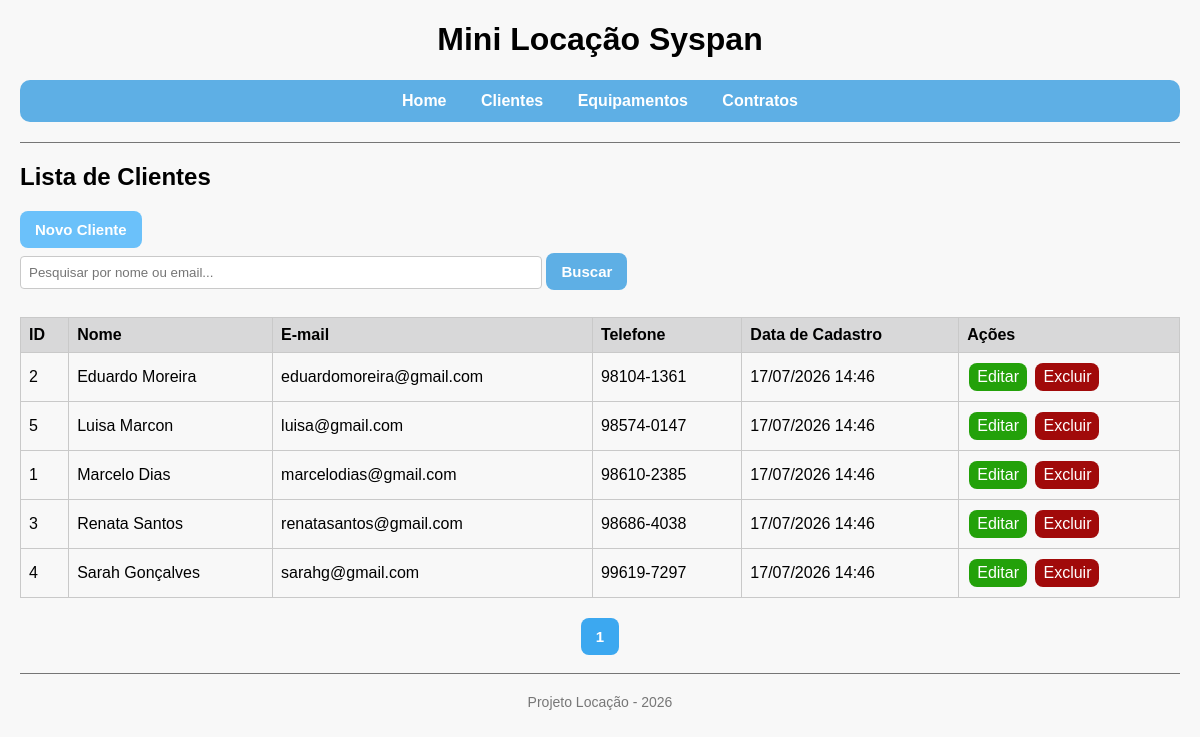
Page /projeto-locacao/clientes/listar.php on the earlier database version.
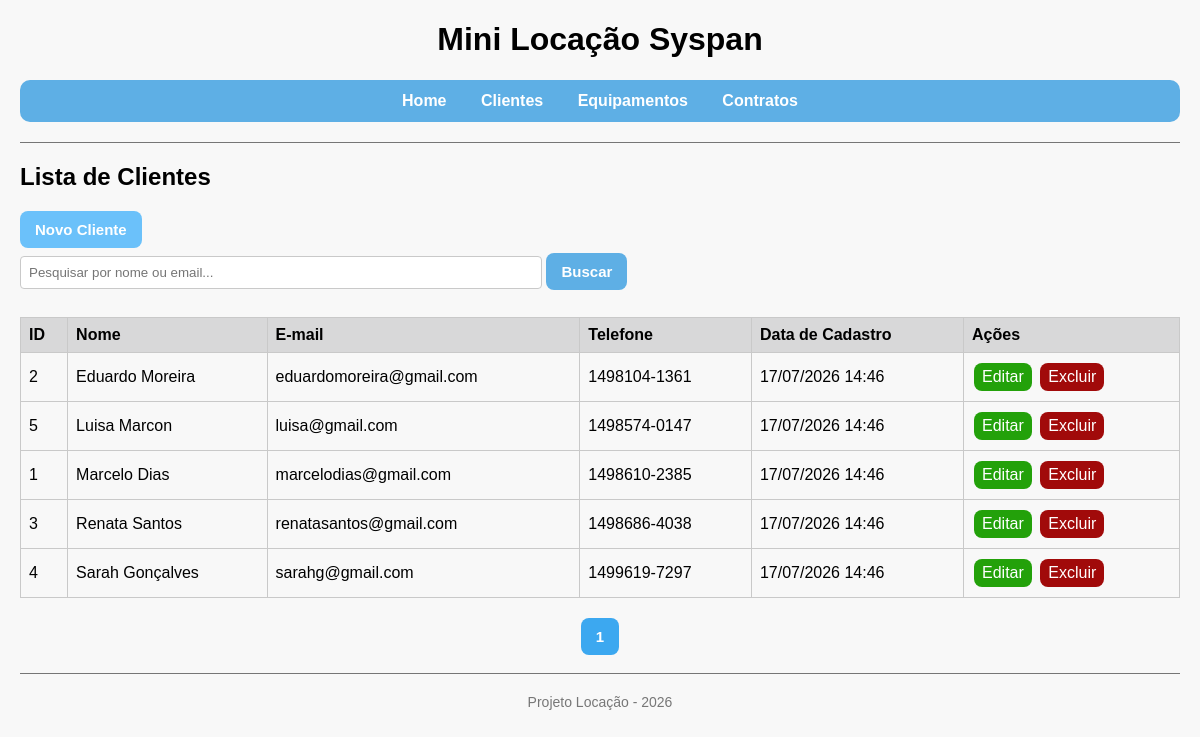
Same page on the later database version.
### tables this page shows
CREATE TABLE IF NOT EXISTS clientes (
 id INT AUTO_INCREMENT PRIMARY KEY,
 nome VARCHAR(120) NOT NULL,
 email VARCHAR(120) NOT NULL,
 telefone VARCHAR(20) NULL,
 created_at DATETIME NOT NULL DEFAULT CURRENT_TIMESTAMP
);

### projeto-locacao/helpers.php (called while the page is built, shortened)
<?php
    function e(string $value): string {
        return htmlspecialchars($value, ENT_QUOTES | ENT_SUBSTITUTE, 'UTF-8');
    }
?>

### projeto-locacao/clientes/listar.php (the view)
<?php
    require_once '../conexao.php';
    require_once '../helpers.php';
    $pagina = max(1, (int)($_GET['pagina'] ?? 1));
    $registros_pagina  = 5;
    $offset = ($pagina - 1) * $registros_pagina;
    $busca  = trim($_GET['busca'] ?? '');
    $sql = 'SELECT id, nome, email, telefone, created_at FROM clientes WHERE nome LIKE :busca OR email LIKE :busca
            ORDER BY nome ASC LIMIT :registros_pagina OFFSET :offset';
    $consulta = $pdo->prepare($sql);
    $consulta->bindValue(':busca', "%$busca%", PDO::PARAM_STR);
    $consulta->bindValue(':registros_pagina', $registros_pagina, PDO::PARAM_INT);
    $consulta->bindValue(':offset', $offset, PDO::PARAM_INT);
    $consulta->execute();
    $clientes = $consulta->fetchAll();
    $sql = 'SELECT COUNT(*) FROM clientes WHERE nome LIKE :busca OR email LIKE :busca';
    $consulta = $pdo->prepare($sql);
    $consulta->execute([':busca' => "%$busca%"]);
    $total_clientes = $consulta->fetchColumn();
    $total_paginas = max(1, ceil($total_clientes / $registros_pagina));
    require_once '../layout/header.php';
?>
<h2>Lista de Clientes</h2>
<a class="links" href="novo.php">Novo Cliente</a>
<form method="GET">
    <input type="text" name="busca" placeholder="Pesquisar por nome ou email..." value="<?= e($busca) ?>">
    <button type="submit">Buscar</button>
</form>
<?php if(!empty($clientes)): ?>
    <table>
        <tr>
            <th>ID</th>
            <th>Nome</th>
            <th>E-mail</th>
            <th>Telefone</th>
            <th>Data de Cadastro</th>
            <th>Ações</th>
        </tr>
        <?php foreach($clientes as $row): ?>
            <tr>
                <td><?= (int)$row["id"] ?></td>
                <td><?= e($row["nome"]) ?></td>
                <td><?= e($row["email"]) ?></td>
                <td><?= e($row["telefone"]) ?></td>
                <td><?= date('d/m/Y H:i', strtotime($row["created_at"])) ?></td>
                <td>
                    <a class="botao-editar" href="editar.php?id=<?= (int)$row["id"] ?>">Editar</a>
                    <a class="botao-excluir" href="excluir.php?id=<?= (int)$row["id"] ?>">Excluir</a>
                </td>
            </tr>
        <?php endforeach; ?>
    </table>
    <div class="paginacao">
        <?php for($i=1; $i <= $total_paginas; $i++): ?>
            <a href="?pagina=<?= $i ?>&busca=<?= e($busca) ?>" class="<?= $i == $pagina ? 'ativa' : '' ?>"><?= $i ?></a>
        <?php endfor; ?>
    </div>
<?php else: ?>
    <p>Nenhum cliente registrado.</p>
<?php endif; ?>
<?php require_once '../layout/footer.php'; ?>

### projeto-locacao/layout/header.php (shortened to what this page needs)
<!DOCTYPE html>
<html>
    <head>
        <link rel="stylesheet" href="/syspan-estagio-locacao/projeto-locacao/assets/css/style.css">
    </head>
    <body>
        <h1>Mini Locação Syspan</h1>
        <nav>
            <a href="/syspan-estagio-locacao/projeto-locacao/index.php">Home</a>
            <a href="/syspan-estagio-locacao/projeto-locacao/clientes/listar.php">Clientes</a>
            <a href="/syspan-estagio-locacao/projeto-locacao/equipamentos/listar.php">Equipamentos</a>
            <a href="/syspan-estagio-locacao/projeto-locacao/contratos/listar.php">Contratos</a>
        </nav>
        <hr>

### projeto-locacao/layout/footer.php
        <hr>
        <footer>
            <p>Projeto Locação - <?= date('Y') ?></p>
        </footer>
    </body>
</html>

### projeto-locacao/assets/css/style.css (style rules this page uses)
body { font-family: "Gill Sans Extrabold", Helvetica, sans-serif; background: #f8f8f8; margin: 20px; }
h1 { text-align: center; }
nav { text-align: center; margin-bottom: 20px; background-color: #5eafe5; padding: 12px; border-radius: 10px; }
nav a { padding: 0 15px; text-decoration: none; color: #ffffff; font-weight: bold; border-radius: 10px; }
hr { margin-top: 18px; border: 0; border-top: 1px solid #767676; }
table { width: 100%; border-collapse: collapse; margin-top: 20px; overflow: hidden; border: 1px solid #c9c9c9; }
th, td { padding: 8px; text-align: left; border: 1px solid #c9c9c9; }
th { background: #d8d8d9; }
td a { padding: 5px 8px; border-radius: 8px; text-decoration: none; display: inline-block; margin: 2px; }
.botao-editar { background: #23a10a; color: white; }
.botao-excluir { background: #a10a0a; color: white; }
.links { padding: 10px 15px; border-radius: 8px; text-decoration: none; background-color: #6bc1fa; color: white; font-size: 15px; font-weight: bold; display: inline-block; }
input, select, textarea { width: 45%; padding: 8px; margin: 8px 0; box-sizing: border-box; border: 1px solid #c9c9c9; border-radius: 4px; }
button { padding: 10px 15px; border: none; border-radius: 8px; background-color: #5eafe5; color: white; font-size: 15px; font-weight: bold; cursor: pointer; }
.paginacao { margin-top: 20px; text-align: center; }
.paginacao a { display: inline-flex; align-items: center; justify-content: center; padding: 10px 15px; border-radius: 8px; text-decoration: none; background-color: #6bc1fa; color: white; font-size: 15px; font-weight: bold; transition: 0.3s; }
.paginacao a.ativa { background-color: #3ca8f0; }
footer { text-align: center; font-size: 14px; margin-top: 20px; color: #777; }

Differences in the rows shown:
changed clientes "Eduardo Moreira": telefone "98104-1361" → "1498104-1361"
changed clientes "Luisa Marcon": telefone "98574-0147" → "1498574-0147"
changed clientes "Marcelo Dias": telefone "98610-2385" → "1498610-2385"
changed clientes "Renata Santos": telefone "98686-4038" → "1498686-4038"
changed clientes "Sarah Gonçalves": telefone "99619-7297" → "1499619-7297"
